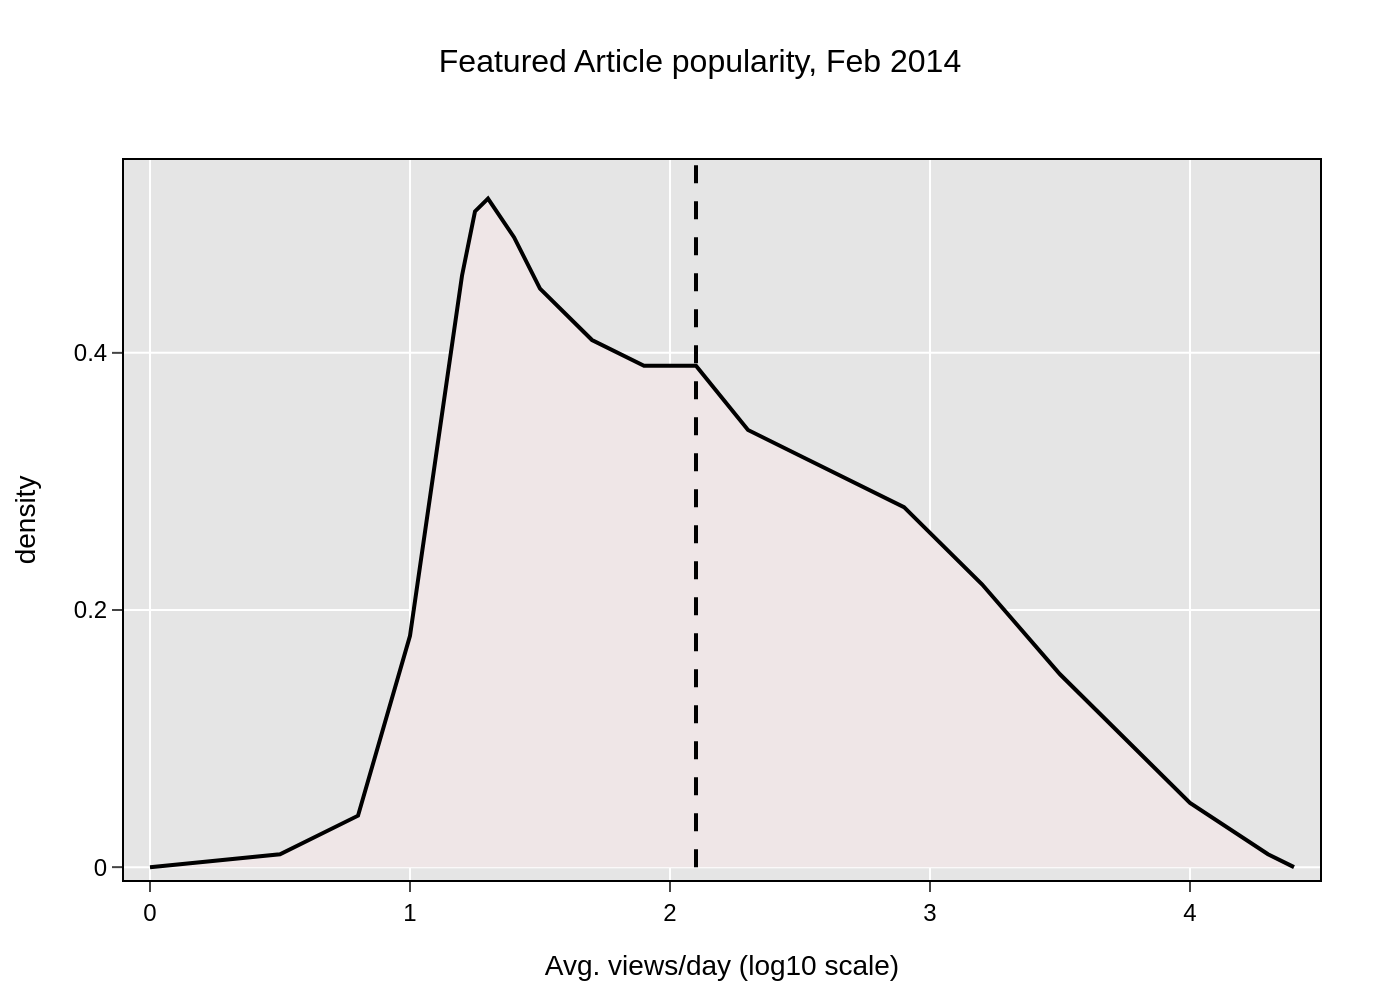

Recreate this plot in Python.
import sys
import json
import pathlib
import plotly.graph_objects as go

if len(sys.argv) != 2:
    print(f"Usage: python {pathlib.Path(__file__).name} <json_file_path>")
    sys.exit(1)

json_path = pathlib.Path(sys.argv[1])
if not json_path.is_file():
    print(f"Error: File not found at {json_path}")
    sys.exit(1)

with open(json_path, 'r', encoding='utf-8') as f:
    chart_json = json.load(f)

chart_data = chart_json['chart_data']
texts = chart_json['texts']
colors = chart_json['colors']

fig = go.Figure()

# Add the density curve trace
fig.add_trace(go.Scatter(
    x=chart_data['density_curve']['x'],
    y=chart_data['density_curve']['y'],
    mode='lines',
    line=dict(color=colors['line'], width=2),
    fill='tozeroy',
    fillcolor=colors['fill'],
    hoverinfo='none',
    showlegend=False
))

# Update layout to match the original image's style
fig.update_layout(
    font=dict(family="Arial", size=12, color="black"),
    title=dict(
        text=texts['title'],
        x=0.5,
        y=0.95,
        xanchor='center',
        yanchor='top',
        font=dict(size=16)
    ),
    xaxis=dict(
        title_text=texts['x_axis_title'],
        range=[-0.1, 4.5],
        tickvals=[0, 1, 2, 3, 4],
        showgrid=True,
        gridcolor=colors['grid'],
        gridwidth=1,
        zeroline=False,
        showline=True,
        linewidth=1,
        linecolor='black',
        mirror=True,
        ticks='outside'
    ),
    yaxis=dict(
        title_text=texts['y_axis_title'],
        range=[-0.01, 0.55],
        tickvals=[0.0, 0.2, 0.4],
        showgrid=True,
        gridcolor=colors['grid'],
        gridwidth=1,
        zeroline=False,
        showline=True,
        linewidth=1,
        linecolor='black',
        mirror=True,
        ticks='outside'
    ),
    plot_bgcolor=colors['background'],
    paper_bgcolor='white',
    margin=dict(l=60, r=40, t=80, b=60),
    showlegend=False
)

# Add the vertical mean line as a shape
mean_line_data = chart_data['mean_line']
fig.add_shape(
    type="line",
    x0=mean_line_data['x'],
    y0=mean_line_data['y_range'][0],
    x1=mean_line_data['x'],
    y1=mean_line_data['y_range'][1],
    line=dict(
        color=colors['mean_line'],
        width=2,
        dash="dash"
    )
)

output_path = json_path.with_suffix(".png")
fig.write_image(output_path, scale=2)

print(f"Chart saved to {output_path}")
